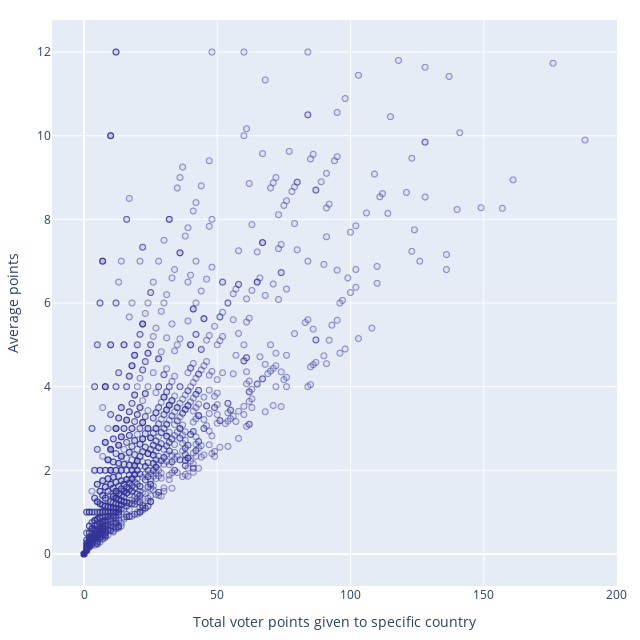

Notebook source saved alongside this figure:
### Code cell
# Render an interactive (hoverable) plot
fig = px.scatter(votes, x='total_points', y='average_points')
fig.update_traces(hovertemplate='Performer: %{customdata[0]}'
                  + '<br>Voter: %{customdata[1]}'
                  + '<br>Total Eurovisions competed: %{customdata[2]}'
                  + '<br>Total times voted for by selected country: %{customdata[3]}'
                  + '<br>Total points given: %{customdata[4]}'
                  + '<br>Average points: %{customdata[5]:.2f}',
                  customdata=votes,
                  marker={'color': 'rgba(50, 50, 150, 0.1)', 'opacity': 0.5, 'size': 6,
                          'line': {'color': 'rgba(50, 50, 150, 1.0)', 'width': 1}})
fig.update_layout(hoverlabel_align='left', width=640, height=640, margin=dict(l=20, r=20, t=20, b=20),
                  xaxis={'title': 'Total voter points given to specific country'},
                  yaxis={'title': 'Average points'})
fig.show()

### Figure 1 — Plotly figure (JSON) as saved in the notebook; plotly's stock layout.template omitted (floating-point values rounded to 4 significant figures; data arrays with more than 128 entries replaced by an {"elided": "..."} marker saying what was removed)
{"data": [{"customdata": {"elided": "2304x6 mixed values"}, "hovertemplate": "Performer: %{customdata[0]}<br>Voter: %{customdata[1]}<br>Total Eurovisions competed: %{customdata[2]}<br>Total times voted for by selected country: %{customdata[3]}<br>Total points given: %{customdata[4]}<br>Average points: %{customdata[5]:.2f}", "legendgroup": "", "marker": {"color": "rgba(50, 50, 150, 0.1)", "line": {"color": "rgba(50, 50, 150, 1.0)", "width": 1}, "opacity": 0.5, "size": 6, "symbol": "circle"}, "mode": "markers", "name": "", "showlegend": false, "type": "scattergl", "x": {"elided": "2304 int values"}, "xaxis": "x", "y": {"elided": "2304 float values"}, "yaxis": "y"}], "layout": {"height": 640, "hoverlabel": {"align": "left"}, "legend": {"tracegroupgap": 0}, "margin": {"b": 20, "l": 20, "r": 20, "t": 20}, "width": 640, "xaxis": {"anchor": "y", "autorange": true, "domain": [0, 1], "range": [-12.02, 200.0], "title": {"text": "Total voter points given to specific country"}, "type": "linear"}, "yaxis": {"anchor": "x", "autorange": true, "domain": [0, 1], "range": [-0.7663, 12.77], "title": {"text": "Average points"}, "type": "linear"}}}
